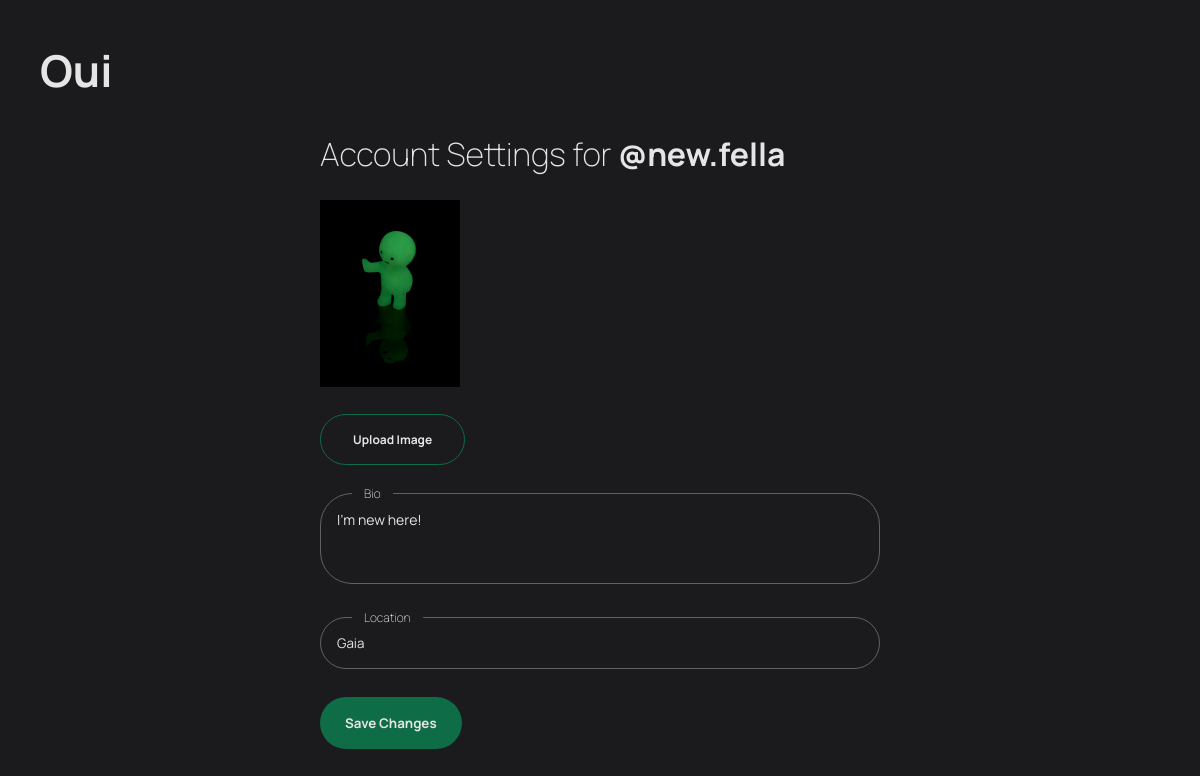
The page /settings (signed in) on the database its author committed.
### core/models.py (models this page shows, shortened)
class Profile(models.Model):
    user = models.ForeignKey(User, on_delete=models.CASCADE)
    id_user = models.IntegerField()
    bio = models.TextField(blank=True)
    profile_img = models.ImageField(
        upload_to='profile_imgs/', default='default_profile_img.png')
    location = models.CharField(max_length=100, blank=True)

### core/views.py (the view, shortened to what this page needs)
# urls.py: path('settings', views.settings, name='settings'),
@login_required(login_url='login')
def settings(request):
    user_profile = Profile.objects.get(user=request.user)
    return render(request, 'settings.html', {'user_profile': user_profile})

### templates/settings.html (shortened to what this page needs)
{% load static %}
<!DOCTYPE html>
<html lang="en">
  <head>
    <link rel="stylesheet" href="/static/styles/main.css" />
    <link rel="stylesheet" href="/static/styles/settings.css" />
  </head>
  <body>
      <header>
        <a href="/" class="logo">
          <h1>Oui</h1>
        </a>
      </header>
      <main >
        <h1 class="settings-header">Account Settings for <strong>@{{user.username}}</strong></h1>
        <form action="" method="POST" enctype="multipart/form-data">
          <img src="{{user_profile.profile_img.url}}" />
          <span class="file-upload">
            <label for="file-upload" class="custom-file-upload">
            Upload Image
            </label>
          </span>
          <span>
            <label>Bio</label>
            <textarea id="about" name="bio" rows="3" />{{user_profile.bio}}</textarea>
          </span>
          <span>
            <label>Location</label>
            <input
              type="text"
              name="location"
              value="{{user_profile.location}}"
              />
          </span>
          <button type="submit">Save Changes</button>
        </form>
      </main>
   </body>
</html>

### static/styles/main.css (style rules this page uses)
:root { --background: #1B1A1D; --text: #E5E5E5; --dark: #626066; --warning: #ff5555; --primary-accent: #0E6C46; }
* { color: var(--text); font-family: 'Manrope', sans-serif; }
h1, h2, h3, h4, h5, h6, p { padding: 0; margin: 0; }
a { text-decoration: none; }
form { display: flex; flex-wrap: wrap; gap: 1rem; }
form button { padding: 1rem 1.25rem; border: 1.5px solid transparent }
input, textarea { background-color: var(--background); border: 1.5px solid var(--dark); border-radius: 2rem; padding: 1rem; }
.custom-file-upload { font-weight: 700; background-color: var(--background); border: 1px solid var(--primary-accent); border-radius: 2rem; padding: 1rem 2rem; cursor: pointer; position: relative; margin: 0; }
textarea { resize: none; font-size: 14px; }
button { background-color: var(--primary-accent); color: var(--text); font-weight: 700; border: 1px solid transparent; border-radius: 2rem; padding: 1rem 2rem; cursor: pointer; }
label { background-color: var(--background); padding: 0 0.75rem; font-weight: lighter; font-size: 0.75rem; position: absolute; margin-top: -0.5rem; margin-left: 2rem; }
header { padding: 2rem; width: fit-content }
.logo { font-weight: 400; font-size: 1.37rem; }

### static/styles/settings.css (style rules this page uses)
body { background: var(--background); }
main { max-width: 35rem; margin: 0 auto; display: flex; gap: 1.5rem; flex-direction: column; justify-content: center; align-items: left; }
.settings-header { font-weight: lighter !important; }
form { display: flex; flex-direction: column; gap: 1.75rem; justify-content: flex-start; align-items: flex-start; }
form span { width: 100%; }
form input, form textarea { width: 94%; }
form img { max-width: 25%; max-height: 25%; }
form button { padding: 1rem 1.5rem; }
.file-upload { margin-top: -1rem; margin-bottom: 1rem; }

### rows shown on the page
Profile: profile_img (picture), bio "I'm new here!", location "Gaia"

### other values the page prints
{{ user.username }} "new.fella"
